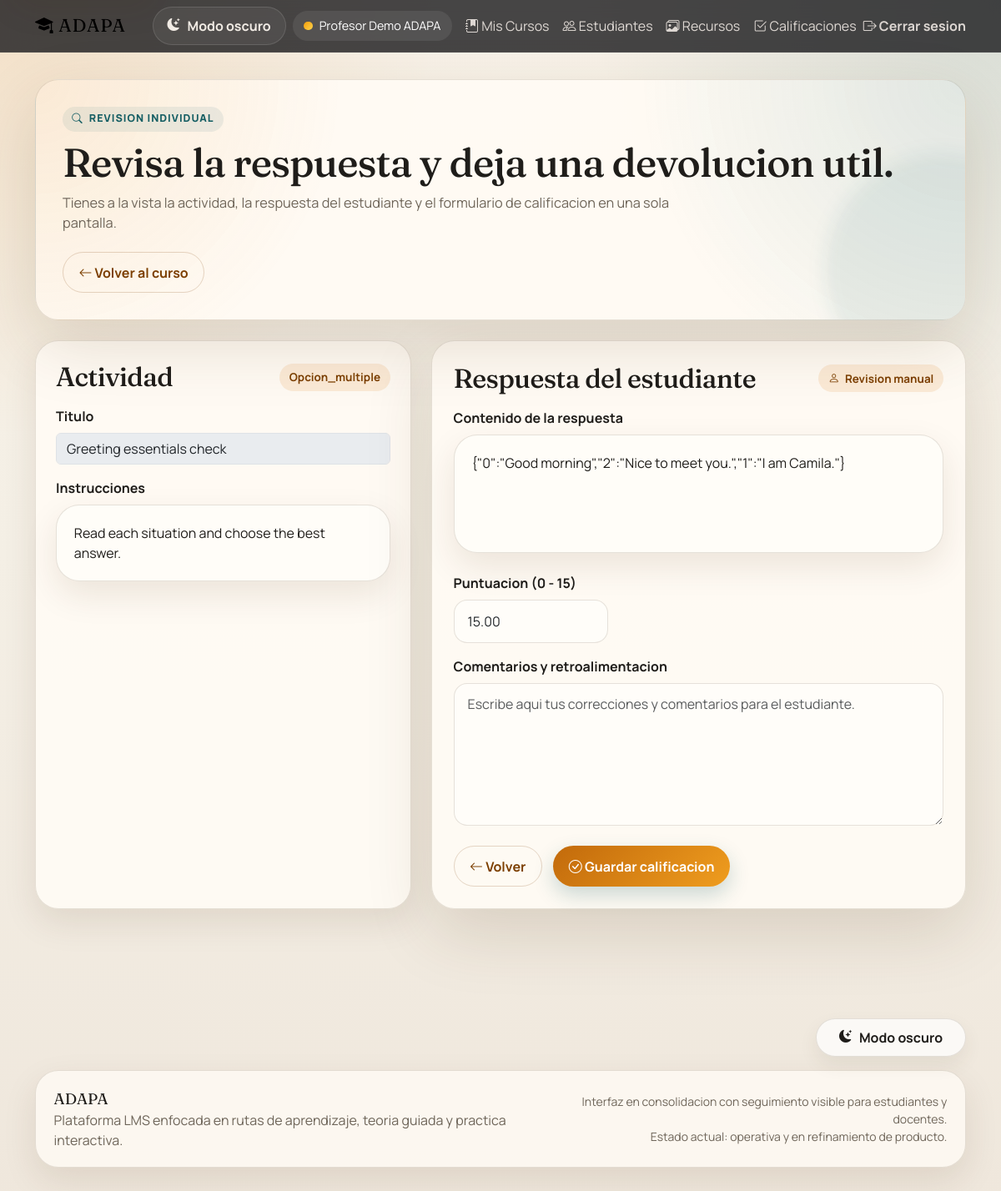
The app's page /profesor/calificaciones/revisar/55 (signed in) with its own data.
### tables this page shows
CREATE TABLE `actividades` (
  `id` int(11) NOT NULL AUTO_INCREMENT,
  `leccion_id` int(11) NOT NULL,
  `titulo` varchar(255) NOT NULL,
  `descripcion` text DEFAULT NULL,
  `tipo_actividad` enum('opcion_multiple','verdadero_falso','completar','arrastrar_soltar','ensayo','codigo','proyecto','respuesta_corta','respuesta_larga','ordenar_palabras','completar_espacios','completar_oracion','emparejamiento','pronunciacion','escritura','escucha') DEFAULT NULL,
  `instrucciones` text NOT NULL,
  `contenido` longtext NOT NULL COMMENT 'JSON con preguntas, opciones, respuestas correctas',
  `puntos_maximos` int(11) NOT NULL DEFAULT 100,
  `tiempo_limite_minutos` int(11) DEFAULT NULL,
  `intentos_permitidos` int(11) NOT NULL DEFAULT 3,
  `es_calificable` tinyint(1) NOT NULL DEFAULT 1,
  `orden` int(11) NOT NULL DEFAULT 0,
  `estado` enum('borrador','activa','archivada') NOT NULL DEFAULT 'borrador',
  `fecha_creacion` timestamp NOT NULL DEFAULT current_timestamp(),
  `fecha_actualizacion` timestamp NOT NULL DEFAULT current_timestamp() ON UPDATE current_timestamp(),
  PRIMARY KEY (`id`),
  KEY `leccion_id` (`leccion_id`),
  KEY `idx_actividades_orden` (`leccion_id`,`orden`),
  CONSTRAINT `actividades_ibfk_1` FOREIGN KEY (`leccion_id`) REFERENCES `lecciones` (`id`) ON DELETE CASCADE
);

CREATE TABLE `respuestas` (
  `id` int(11) NOT NULL AUTO_INCREMENT,
  `estudiante_id` int(11) NOT NULL,
  `actividad_id` int(11) NOT NULL,
  `respuesta_texto` text DEFAULT NULL,
  `puntuacion` decimal(5,2) DEFAULT NULL,
  `comentarios` text DEFAULT NULL,
  `fecha_respuesta` datetime DEFAULT current_timestamp(),
  PRIMARY KEY (`id`),
  KEY `estudiante_id` (`estudiante_id`),
  KEY `actividad_id` (`actividad_id`),
  CONSTRAINT `respuestas_ibfk_1` FOREIGN KEY (`estudiante_id`) REFERENCES `usuarios` (`id`) ON DELETE CASCADE,
  CONSTRAINT `respuestas_ibfk_2` FOREIGN KEY (`actividad_id`) REFERENCES `actividades` (`id`) ON DELETE CASCADE
);

### views/profesor/calificaciones/revisar.php (the view, shortened to what the rows shown need)
<?php require_once __DIR__ . '/../../partials/header.php'; ?>
<div class="container">
    <section class="page-hero mb-4">
        <span class="eyebrow"><i class="bi bi-search"></i> Revision individual</span>
        <h1 class="page-title">Revisa la respuesta y deja una devolucion util.</h1>
        <p class="page-subtitle">
            Tienes a la vista la actividad, la respuesta del estudiante y el formulario de calificacion en una sola pantalla.
        </p>
        <div class="hero-actions">
            <a href="<?php echo url('/profesor/calificaciones/curso/' . $actividad->curso_id); ?>" class="btn btn-outline-secondary">
                <i class="bi bi-arrow-left"></i> Volver al curso
            </a>
        </div>
    </section>
    <div class="row g-4">
        <div class="col-lg-5">
            <section class="panel h-100">
                <div class="panel-body">
                    <div class="section-title">
                        <h2>Actividad</h2>
                        <span class="soft-badge"><?php echo htmlspecialchars(ucfirst($actividad->tipo_actividad)); ?></span>
                    </div>
                    <div class="mb-3">
                        <label class="form-label fw-bold">Titulo</label>
                        <input type="text" class="form-control" value="<?php echo htmlspecialchars($actividad->titulo); ?>" disabled>
                    </div>
                    <div class="mb-3">
                        <label class="form-label fw-bold">Instrucciones</label>
                        <div class="content-block">
                            <div class="card-body">
                                <?php echo nl2br(htmlspecialchars($actividad->instrucciones)); ?>
                            </div>
                        </div>
                    </div>
                </div>
            </section>
        </div>
        <div class="col-lg-7">
            <section class="form-shell">
                <div class="card-body">
                    <div class="section-title">
                        <h2>Respuesta del estudiante</h2>
                        <span class="soft-badge"><i class="bi bi-person"></i> Revision manual</span>
                    </div>
                    <div class="mb-4">
                        <label class="form-label fw-bold">Contenido de la respuesta</label>
                        <div class="content-block">
                            <div class="card-body" style="min-height: 140px; white-space: pre-wrap;"><?php echo htmlspecialchars($respuesta->respuesta_texto); ?></div>
                        </div>
                    </div>
                    <form action="<?php echo url('/profesor/calificaciones/calificar/' . $respuesta->id); ?>" method="POST">
                        <div class="row g-3">
                            <div class="col-md-4">
                                <label for="puntuacion" class="form-label fw-bold">Puntuacion (0 - <?php echo $actividad->puntos_maximos; ?>)</label>
                                <input type="number" step="0.01" min="0" max="<?php echo $actividad->puntos_maximos; ?>" class="form-control" id="puntuacion" name="puntuacion" value="<?php echo htmlspecialchars((string) $respuesta->puntuacion); ?>" required>
                            </div>
                        </div>
                        <div class="mt-3">
                            <label for="comentarios" class="form-label fw-bold">Comentarios y retroalimentacion</label>
                            <textarea class="form-control" id="comentarios" name="comentarios" rows="6" placeholder="Escribe aqui tus correcciones y comentarios para el estudiante."><?php echo htmlspecialchars($respuesta->comentarios ?? ''); ?></textarea>
                        </div>
                        <div class="responsive-actions mt-4">
                            <a href="<?php echo url('/profesor/calificaciones/curso/' . $actividad->curso_id); ?>" class="btn btn-outline-secondary">
                                <i class="bi bi-arrow-left"></i> Volver
                            </a>
                            <button type="submit" class="btn btn-success">
                                <i class="bi bi-check-circle"></i> Guardar calificacion
                            </button>
                        </div>
                    </form>
                </div>
            </section>
        </div>
    </div>
</div>
<?php require_once __DIR__ . '/../../partials/footer.php'; ?>

### core/Router.php (shortened to what the rows shown need)
<?php
class Router {
    private $routes = [];
    private $basePath;
    public function __construct() {
        $this->basePath = BASE_URL;
    }
    public function add($method, $route, $controller, $action) {
        $this->routes[$method][$route] = ['controller' => $controller, 'action' => $action];
    }
    public function dispatch($uri, $method) {
        $uri = $this->removeBasePath($uri);
        foreach ($this->routes[$method] as $route => $routeInfo) {
            $pattern = preg_replace('/\{[^}]+\}/', '([^/]+)', $route);
            $pattern = '#^' . $pattern . '$#';
            if (preg_match($pattern, $uri, $matches)) {
                array_shift($matches);
                $action = $routeInfo['action'];
                $controllerInstance = new $controllerClass();
                if (method_exists($controllerInstance, $action)) {
                    call_user_func_array([$controllerInstance, $action], $matches);
                } else {
                    http_response_code(404);
                    echo "404 Method Not Found";
                }
                return;
            }
        }
    }
    private function removeBasePath($uri) {
        if (strpos($uri, $this->basePath) === 0) {
            $uri = substr($uri, strlen($this->basePath));
        }
        return $uri;
    }
}

### records on screen
actividades: tipo_actividad "Opcion_multiple", titulo "Greeting essentials check", instrucciones "Read each situation and choose the best answer.", puntos_maximos "15"
respuestas: respuesta_texto "{\"0\":\"Good morning\",\"2\":\"Nice to meet you.\",\"1\":\"I am Camila.\"}", puntuacion "15.00"
